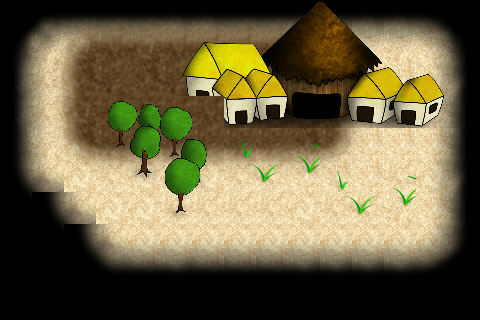

Below is a game level as drawn by its tile map, then a one-line description and the .tmx that defines it (tile-layer data replaced by summaries):
An orthogonal 15x10 tile map with 32x32 px tiles, 3 tile layers (Tile Layer 1, Tile Layer 2, Tile Layer 3).

<map version="1.0" orientation="orthogonal" width="15" height="10" tilewidth="32" tileheight="32">
 <tileset firstgid="1" name="TestSet" tilewidth="32" tileheight="32">
  <image source="../Maps/TestSet.png" />
 </tileset>
 <layer name="Tile Layer 1" width="15" height="10">
  <data>[150 cells, 132 non-empty, 35 distinct tile ids]</data>
 </layer>
 <layer name="Tile Layer 2" width="15" height="10">
  <data>[150 cells, 66 non-empty, 36 distinct tile ids]</data>
 </layer>
 <layer name="Tile Layer 3" width="15" height="10">
  <data>[150 cells, 75 non-empty, 68 distinct tile ids]</data>
 </layer>
</map>
